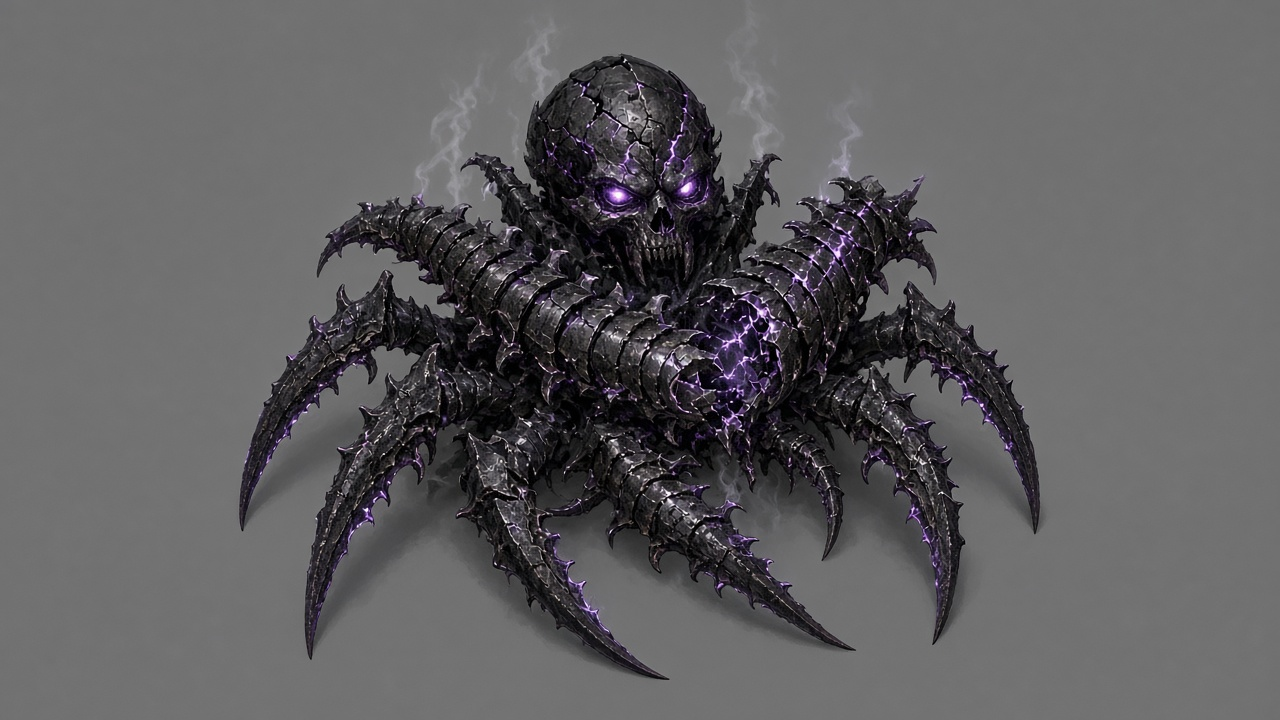
#> input picture art/bosses/coilspire/hitdeath_v1/remains_plate_src.jpg, 1280 x 720 px
$ python peek.py ../../../../../../../art/bosses/coilspire/hitdeath_v1/remains_plate_src.jpg out.png 1.0
#> lines starting #> are read from the running program, lines starting #| are printed output that depends on the picture
"""peek.py strip.png out.png [scale] : strip on grey with pivot lines (y=240, x=128 per frame)."""
import sys
from PIL import Image, ImageDraw
im = Image.open(sys.argv[1]).convert('RGBA'); sc = float(sys.argv[3]) if len(sys.argv) > 3 else 1
n = im.width // 256
#> n = 5
bg = Image.new('RGBA', im.size, (120, 130, 120, 255))
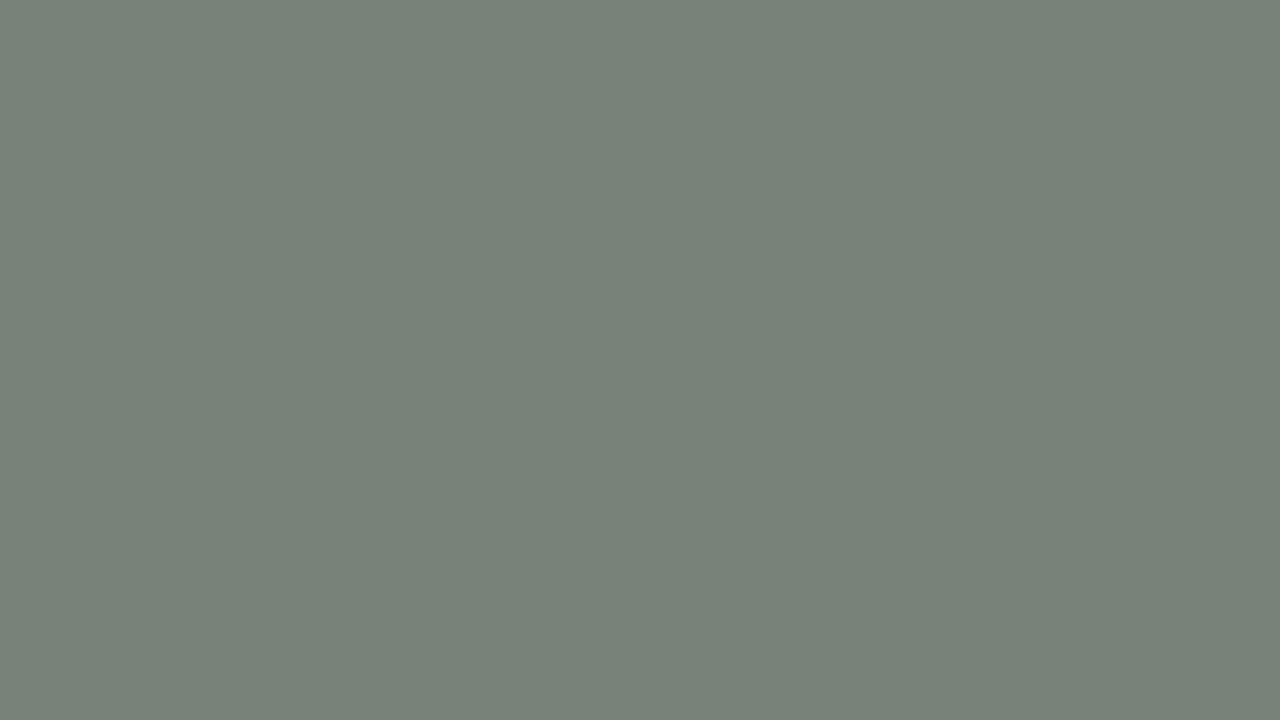
#> bg: PIL image 1280x720 RGBA; mean R, G, B, A 120, 130, 120, 255
d = ImageDraw.Draw(bg)
for k in range(n):
    d.rectangle([k*256, 0, k*256+255, 255], outline=(90, 90, 90, 255))
bg.alpha_composite(im)
d = ImageDraw.Draw(bg)
for k in range(n):
    d.line([k*256, 240, k*256+255, 240], fill=(255, 0, 0, 160))
    d.line([k*256+128, 0, k*256+128, 255], fill=(0, 0, 255, 120))
    d.text((k*256+4, 4), str(k), fill=(255,255,255,255))
if sc != 1: bg = bg.resize((int(bg.width*sc), int(bg.height*sc)), Image.LANCZOS)
bg.convert('RGB').save(sys.argv[2])
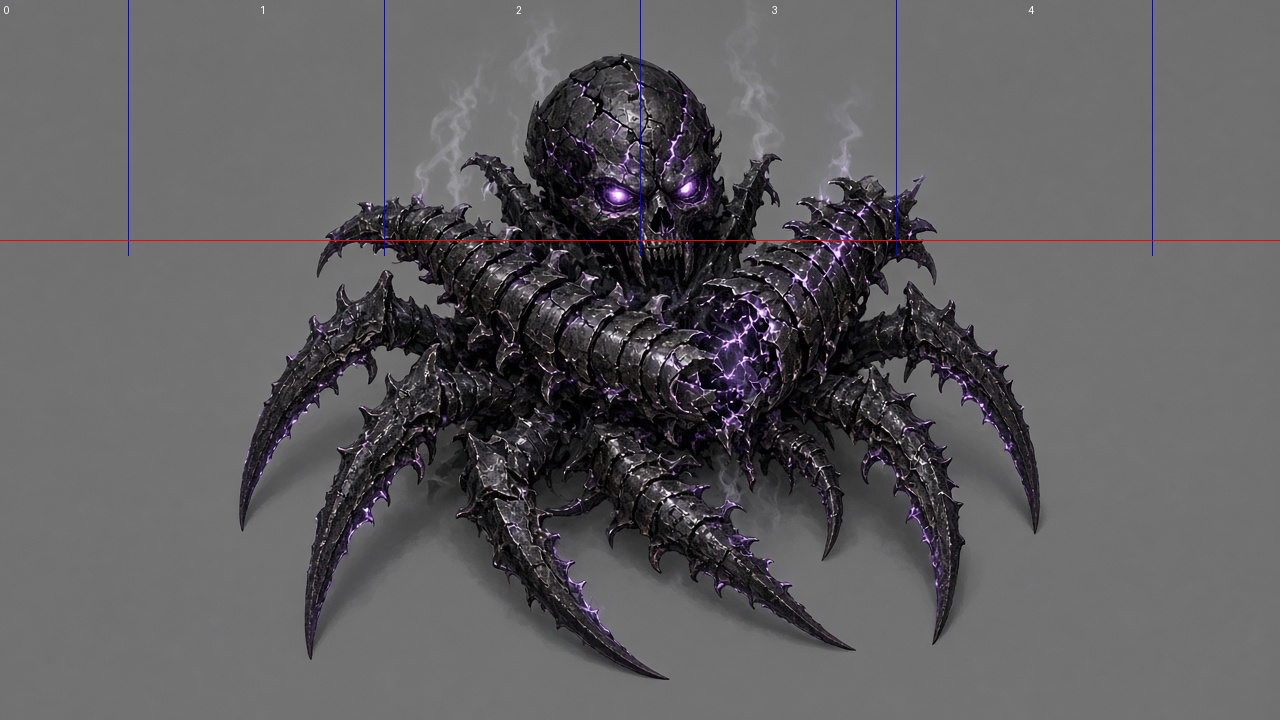
#> saved as out.png: PIL image 1280x720 RGB; mean R, G, B 95.3, 93.9, 96
